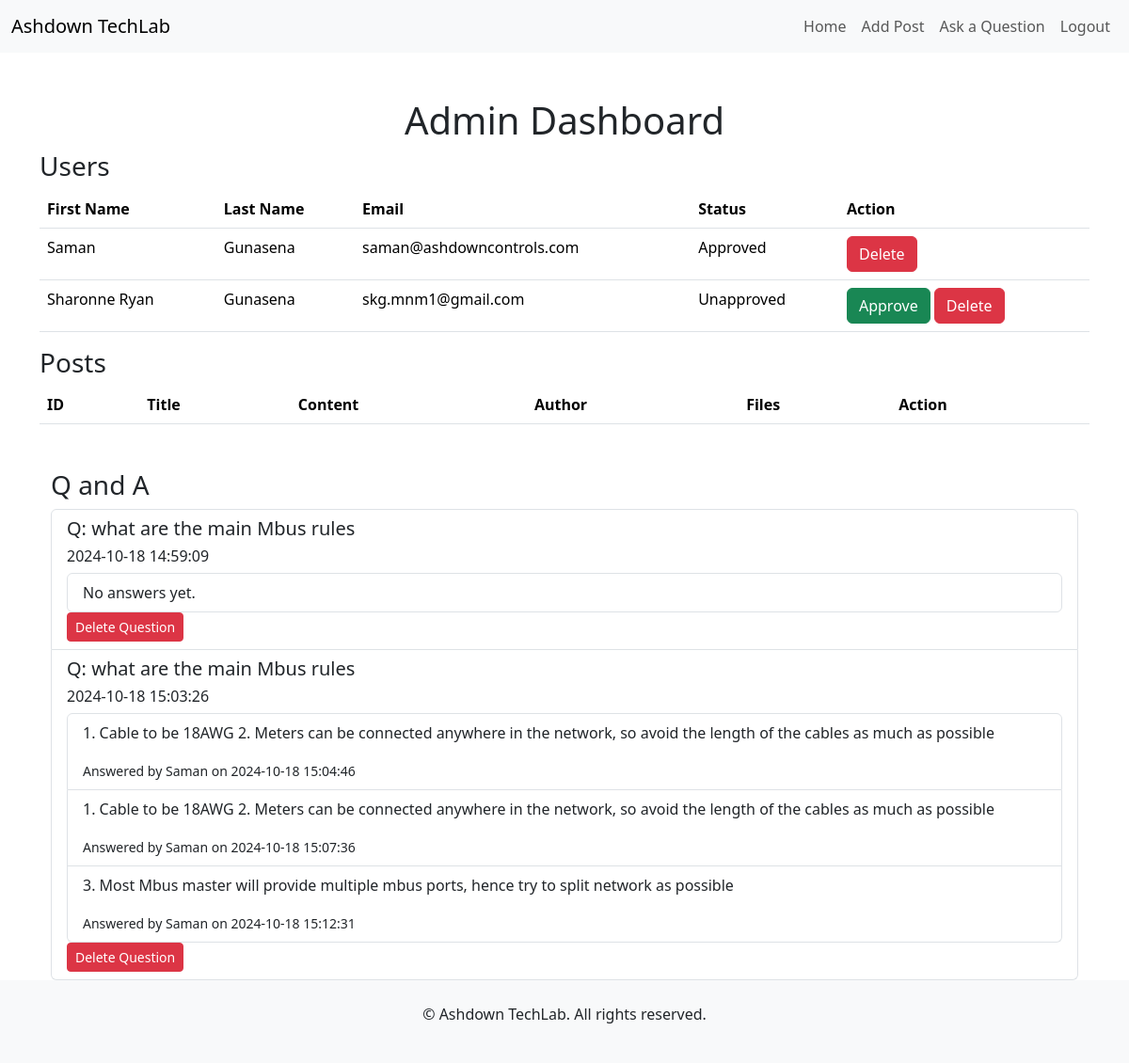
Page /admin_dashboard (signed in) on the committed database.
### tables this page shows
CREATE TABLE users (
            id INTEGER PRIMARY KEY AUTOINCREMENT,
            firstname TEXT NOT NULL,
            lastname TEXT NOT NULL,
            email TEXT NOT NULL UNIQUE,
            password TEXT NOT NULL,
            is_admin INTEGER DEFAULT 0,
            is_approved INTEGER DEFAULT 0
        );

CREATE TABLE questions (
                id INTEGER PRIMARY KEY AUTOINCREMENT,
                topic TEXT NOT NULL,
                question TEXT NOT NULL,
                author TEXT NOT NULL,
                author_id TEXT NOT NULL,
                created_at TIMESTAMP DEFAULT CURRENT_TIMESTAMP
                
            );

CREATE TABLE answers (
                id INTEGER PRIMARY KEY AUTOINCREMENT,
                question_id INTEGER NOT NULL,
                answer TEXT NOT NULL,
                author TEXT NOT NULL,
                user_id INTEGER NOT NULL,
                created_at TIMESTAMP DEFAULT CURRENT_TIMESTAMP,
                attachment TEXT,
                FOREIGN KEY (question_id) REFERENCES questions(id) ON DELETE CASCADE
            );

### app.py (the view)
@app.route('/admin_dashboard')
def admin_dashboard():
    conn = get_db_connection()
    users = conn.execute('SELECT * FROM users').fetchall()
    posts = conn.execute('SELECT * FROM posts').fetchall()
    qanda = conn.execute('SELECT * FROM questions').fetchall()
    questions_with_answers = []
    for question in qanda:
        answers = conn.execute('SELECT * FROM answers WHERE question_id = ?', (question['id'],)).fetchall()
        questions_with_answers.append({
            'question': question['question'],
            'id': question['id'],
            'created_at': question['created_at'],
            'answers': answers
        })
    conn.close()
    return render_template('admin_dashboard.html', users=users, posts=posts,
                           questions_with_answers=questions_with_answers)

### app.py (called while the page is built)
def get_db_connection():
    conn = sqlite3.connect('site.db')
    conn.row_factory = sqlite3.Row  # Allows us to access columns by name
    return conn

@login_manager.user_loader
def load_user(user_id):
    conn = get_db_connection()
    user = conn.execute('SELECT * FROM users WHERE id = ?', (user_id,)).fetchone()
    conn.close()
    if user is None:
        return None
    return User(user['id'], user['firstname'], user['lastname'], user['email'], user['password'], user['is_admin'],
                user['is_approved'])

    @property
    def is_active(self):
        return self.is_approved  # Example: Only approved users are considered active

### templates/admin_dashboard.html (shortened to what this page needs)
{% extends "base.html" %}
{% block content %}
    <h1 class="text-center">Admin Dashboard</h1>
<div>
    <h3>Users</h3>
    <table class="table">
        <thead>
            <tr>
                <th>First Name</th>
                <th>Last Name</th>
                <th>Email</th>
                <th>Status</th>
                <th>Action</th>
            </tr>
        </thead>
        <tbody>
            {% for user in users %}
            <tr>
                <td>{{ user.firstname }}</td>
                <td>{{ user.lastname }}</td>
                <td>{{ user.email }}</td>
                <td>{{ 'Approved' if user.is_approved else 'Unapproved' }}</td>
                <td>
                    {% if not user.is_approved %}
                        <a href="{{ url_for('approve_user', user_id=user.id) }}" class="btn btn-success">Approve</a>
                    {% endif %}
                    <a href="{{ url_for('delete_user', user_id=user.id) }}" class="btn btn-danger" onclick="return confirm('Are you sure you want to delete this user?');">Delete</a>
                </td>
            </tr>
            {% endfor %}
        </tbody>
    </table>
    </div>
<div>
<h3>Posts</h3>
<table class="table">
    <thead>
    <tr>
        <th> ID</th>
        <th> Title</th>
        <th> Content</th>
        <th> Author</th>
        <th> Files</th>
        <th> Action </th>
    </tr>
    </thead>
</table>
    </div>
<div class="container mt-5">
    <h3>Q and A</h3>
    {% if questions_with_answers %}
        <ul class="list-group">
            {% for qna in questions_with_answers %}
                <li class="list-group-item">
                    <h5>Q: {{ qna['question']|e }}</h5>
                    <h6>{{ qna['created_at']|e }}</h6>
                    <ul class="list-group mt-2">
                        {% for answer in qna['answers'] %}
                            <li class="list-group-item">
                                <p>{{ answer['answer']|e }}</p>
                                <small>Answered by {{ answer['author']|e }} on {{ answer['created_at'] }}</small>
                            </li>
                        {% else %}
                            <li class="list-group-item">No answers yet.</li>
                        {% endfor %}
                    </ul>
                    <form action="{{ url_for('delete_question', question_id=qna['id']) }}" method="POST" class="d-inline-block" onsubmit="return confirm('Are you sure you want to delete this question and all its related answers?');">
                        <button type="submit" class="btn btn-danger btn-sm">Delete Question</button>
                    </form>
                </li>
            {% endfor %}
        </ul>
    {% else %}
        <p>No questions have been asked yet.</p>
    {% endif %}
</div>
{% endblock %}

### rows in the picture
users: firstname "Saman", lastname "Gunasena", email "saman@ashdowncontrols.com", is_approved "Approved"
users: firstname "Sharonne Ryan", lastname "Gunasena", email "skg.mnm1@gmail.com", is_approved "Unapproved"
questions: question "what are the main Mbus rules", created_at "2024-10-18 14:59:09"
questions: question "what are the main Mbus rules", created_at "2024-10-18 15:03:26"
answers: answer "1. Cable to be 18AWG 2. Meters can be connected anywhere in the network, so avoid the length of the cables as much as possible", author "Saman", created_at "2024-10-18 15:04:46"
answers: answer "1. Cable to be 18AWG 2. Meters can be connected anywhere in the network, so avoid the length of the cables as much as possible", author "Saman", created_at "2024-10-18 15:07:36"
answers: answer "3. Most Mbus master will provide multiple mbus ports, hence try to split network as possible", author "Saman", created_at "2024-10-18 15:12:31"
